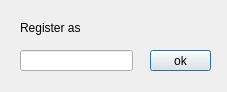
<?xml version="1.0" encoding="UTF-8"?>
<ui version="4.0">
 <class>Dialog</class>
 <widget class="QDialog" name="Dialog">
  <property name="geometry">
   <rect>
    <x>0</x>
    <y>0</y>
    <width>227</width>
    <height>92</height>
   </rect>
  </property>
  <property name="windowTitle">
   <string>Register</string>
  </property>
  <widget class="QPushButton" name="ok">
   <property name="geometry">
    <rect>
     <x>150</x>
     <y>50</y>
     <width>61</width>
     <height>21</height>
    </rect>
   </property>
   <property name="text">
    <string>ok</string>
   </property>
  </widget>
  <widget class="QLabel" name="label">
   <property name="geometry">
    <rect>
     <x>20</x>
     <y>20</y>
     <width>91</width>
     <height>16</height>
    </rect>
   </property>
   <property name="text">
    <string>Register as</string>
   </property>
  </widget>
  <widget class="QLineEdit" name="name">
   <property name="geometry">
    <rect>
     <x>20</x>
     <y>50</y>
     <width>113</width>
     <height>21</height>
    </rect>
   </property>
  </widget>
 </widget>
 <resources/>
 <connections/>
</ui>
